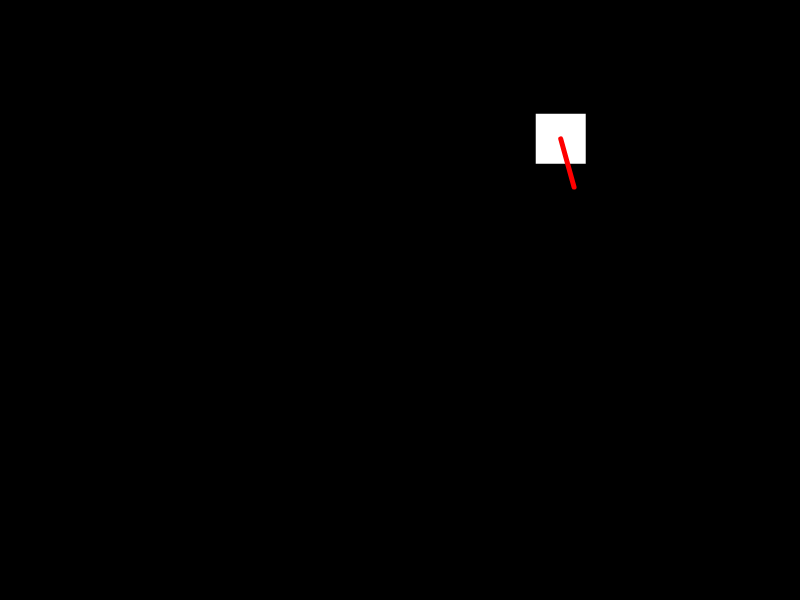
Frame 1 (no input)
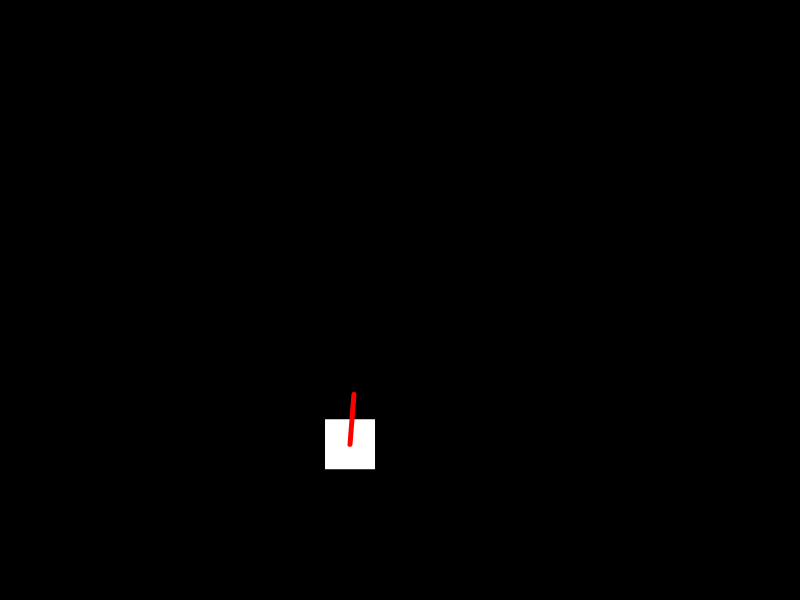
Frame 60 (no input)
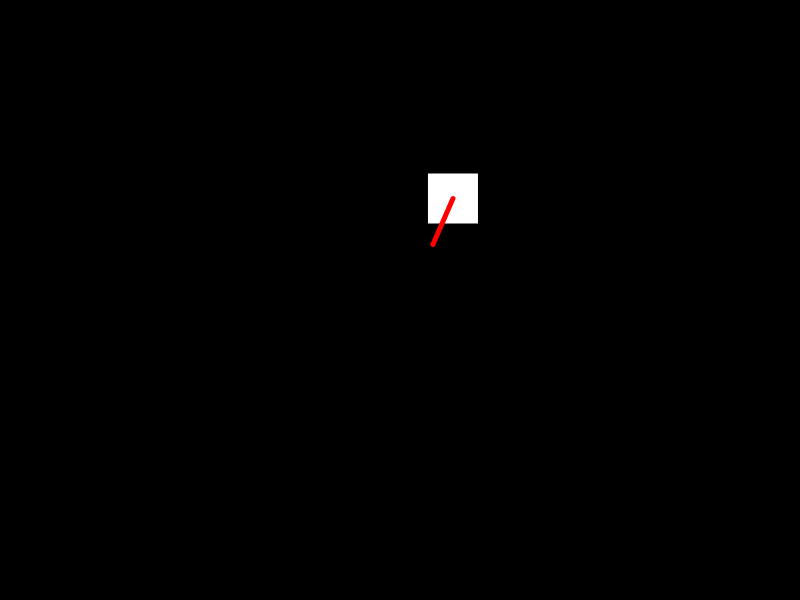
Frame 120 (the mouse pressed at the canvas centre since frame 60)

The p5.js sketch that drew these frames (run headless with seeded random() and noise() and a simulated clock; from frame 60 on, the mouse is pressed at the canvas centre):

// p5.js sketch
// ── sketch.js
let x;
let y;

let xspeed;
let yspeed;

let xaccel;
let yaccel;

let rectwidth;
let rectheight;

let c;

function setup() {
    canvaswidth = 4*200;
    canvasheight = 3*200;
    rectwidth = 50;
    rectheight = 50;
    createCanvas(canvaswidth, canvasheight);
    x= random(canvaswidth-rectwidth);
    y= random(canvasheight-rectheight);
    xspeed = 1;
    yspeed = 1;
    angle = 0;
    
}
function draw() {
    background(0);
    angle= (y/(canvasheight-rectheight))*360;//(x/(canvaswidth-rectwidth))*
    console.log(angle);
    xaccel = cos(radians(angle))*0.5;
    yaccel = sin(radians(angle))*0.5;
    noStroke();
    rect(x,y,rectwidth,rectheight);
    
    c = color(255, 0, 0);
    stroke(c);
    strokeWeight(5);
    line((x+rectwidth/2),(y+rectheight/2), ((x+rectwidth/2)+xaccel*100), ((y+rectheight/2)+yaccel*100));
    
    

    xspeed = xspeed+ xaccel;
    yspeed = yspeed+ yaccel;
    x= x+ xspeed;
    y= y+ yspeed;


    if (x >= (width-rectwidth) || x <= 0) {
        xspeed = -xspeed;

    }
    if (y >= (height-rectheight) || y <= 0) {
        yspeed = -yspeed;
    }
}
